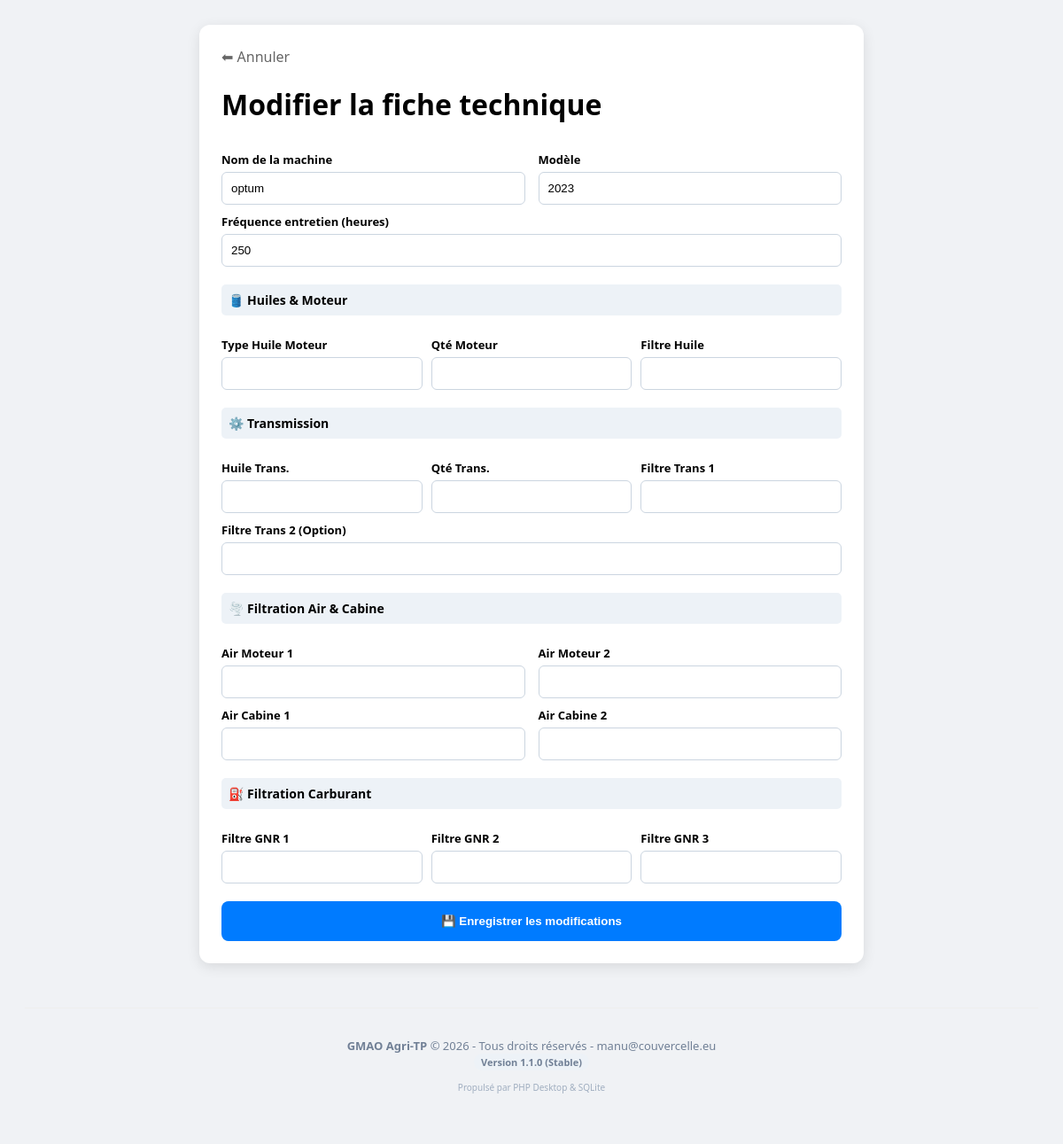
/modifier_materiel.php?id=21 (signed in), run on the app's committed database.
### tables this page shows
CREATE TABLE materiels (
        id INTEGER PRIMARY KEY AUTOINCREMENT,
        entreprise_id INTEGER,
        nom TEXT NOT NULL,
        categorie TEXT,
        marque TEXT,
        modele TEXT,
        compteur_heures_actuel INTEGER DEFAULT 0,
        numero_serie TEXT UNIQUE,
        date_achat DATE,
        statut TEXT CHECK(statut IN ('operationnel','en_panne','maintenance')) DEFAULT 'operationnel',
        maintenance_frequence INTEGER DEFAULT 500,
        maintenance_dernier_compteur INTEGER DEFAULT 0, huile_moteur_type TEXT, huile_moteur_qte TEXT, filtre_moteur_ref TEXT, huile_trans_type TEXT, huile_trans_qte TEXT, filtre_trans_ref1 TEXT, filtre_trans_ref2 TEXT, filtre_air_moteur_ref1 TEXT, filtre_air_moteur_ref2 TEXT, filtre_air_cabine_ref1 TEXT, filtre_air_cabine_ref2 TEXT, filtre_carb_ref1 TEXT, filtre_carb_ref2 TEXT, filtre_carb_ref3 TEXT,
        FOREIGN KEY (entreprise_id) REFERENCES entreprises (id) ON DELETE CASCADE
    );

### modifier_materiel.php (the view, shortened to what this page needs)
<?php
require_once 'db.php';
$entreprise_id = $_SESSION['entreprise_id'];
$id_machine = isset($_GET['id']) ? intval($_GET['id']) : 0;
$stmt = $pdo->prepare("SELECT * FROM materiels WHERE id = ? AND entreprise_id = ?");
$stmt->execute([$id_machine, $entreprise_id]);
$m = $stmt->fetch();
?>
<!DOCTYPE html>
<html lang="fr">
<head>
</head>
<body>
<div class="container">
    <a href="fiche_materiel.php?id=<?= $id_machine ?>" style="text-decoration:none; color:#666;">⬅ Annuler</a>
    <h1>Modifier la fiche technique</h1>
    <form method="POST">
        <div class="row">
            <div>
                <label>Nom de la machine</label>
                <input type="text" name="nom" value="<?= htmlspecialchars($m['nom']) ?>" required>
            </div>
            <div>
                <label>Modèle</label>
                <input type="text" name="modele" value="<?= htmlspecialchars($m['modele']) ?>">
            </div>
        </div>
        <label>Fréquence entretien (heures)</label>
        <input type="number" name="frequence" value="<?= htmlspecialchars($m['maintenance_frequence']) ?>">
        <h3>🛢️ Huiles & Moteur</h3>
        <div class="row-tri">
            <div>
                <label>Type Huile Moteur</label>
                <input type="text" name="huile_moteur_type" value="<?= htmlspecialchars($m['huile_moteur_type'] ?? '') ?>">
            </div>
            <div>
                <label>Qté Moteur</label>
                <input type="text" name="huile_moteur_qte" value="<?= htmlspecialchars($m['huile_moteur_qte'] ?? '') ?>">
            </div>
            <div>
                <label>Filtre Huile</label>
                <input type="text" name="filtre_moteur_ref" value="<?= htmlspecialchars($m['filtre_moteur_ref'] ?? '') ?>">
            </div>
        </div>
        <h3>⚙️ Transmission</h3>
        <div class="row-tri">
            <div>
                <label>Huile Trans.</label>
                <input type="text" name="huile_trans_type" value="<?= htmlspecialchars($m['huile_trans_type'] ?? '') ?>">
            </div>
            <div>
                <label>Qté Trans.</label>
                <input type="text" name="huile_trans_qte" value="<?= htmlspecialchars($m['huile_trans_qte'] ?? '') ?>">
            </div>
            <div>
                <label>Filtre Trans 1</label>
                <input type="text" name="filtre_trans_ref1" value="<?= htmlspecialchars($m['filtre_trans_ref1'] ?? '') ?>">
            </div>
        </div>
        <label>Filtre Trans 2 (Option)</label>
        <input type="text" name="filtre_trans_ref2" value="<?= htmlspecialchars($m['filtre_trans_ref2'] ?? '') ?>">
        <h3>🌪️ Filtration Air & Cabine</h3>
        <div class="row">
            <div>
                <label>Air Moteur 1</label>
                <input type="text" name="filtre_air_moteur_ref1" value="<?= htmlspecialchars($m['filtre_air_moteur_ref1'] ?? '') ?>">
            </div>
            <div>
                <label>Air Moteur 2</label>
                <input type="text" name="filtre_air_moteur_ref2" value="<?= htmlspecialchars($m['filtre_air_moteur_ref2'] ?? '') ?>">
            </div>
        </div>
        <div class="row">
            <div>
                <label>Air Cabine 1</label>
                <input type="text" name="filtre_air_cabine_ref1" value="<?= htmlspecialchars($m['filtre_air_cabine_ref1'] ?? '') ?>">
            </div>
            <div>
                <label>Air Cabine 2</label>
                <input type="text" name="filtre_air_cabine_ref2" value="<?= htmlspecialchars($m['filtre_air_cabine_ref2'] ?? '') ?>">
            </div>
        </div>
        <h3>⛽ Filtration Carburant</h3>
        <div class="row-tri">
            <div><label>Filtre GNR 1</label><input type="text" name="filtre_carb_ref1" value="<?= htmlspecialchars($m['filtre_carb_ref1'] ?? '') ?>"></div>
            <div><label>Filtre GNR 2</label><input type="text" name="filtre_carb_ref2" value="<?= htmlspecialchars($m['filtre_carb_ref2'] ?? '') ?>"></div>
            <div><label>Filtre GNR 3</label><input type="text" name="filtre_carb_ref3" value="<?= htmlspecialchars($m['filtre_carb_ref3'] ?? '') ?>"></div>
        </div>
        <button type="submit" class="btn-save">💾 Enregistrer les modifications</button>
    </form>
</div>
<?php include 'footer.php'; ?>
</body>
</html>

### modifier_materiel.php (style rules this page uses)
body { font-family: 'Segoe UI', sans-serif; background: #f0f2f5; padding: 20px; }
.container { max-width: 700px; margin: auto; background: white; padding: 25px; border-radius: 12px; box-shadow: 0 4px 15px rgba(0,0,0,0.1); }
h3 { background: #edf2f7; padding: 8px; font-size: 14px; border-radius: 5px; margin-top: 20px; }
label { display: block; margin: 10px 0 5px; font-weight: bold; font-size: 13px; }
input { width: 100%; padding: 10px; border: 1px solid #cbd5e0; border-radius: 6px; box-sizing: border-box; }
.row { display: grid; grid-template-columns: 1fr 1fr; gap: 15px; }
.row-tri { display: grid; grid-template-columns: 1fr 1fr 1fr; gap: 10px; }
.btn-save { background: #007bff; color: white; border: none; padding: 15px; width: 100%; border-radius: 8px; font-weight: bold; cursor: pointer; margin-top: 20px; }

### data on the page
materiels: nom "optum", modele "2023", frequence "250"
